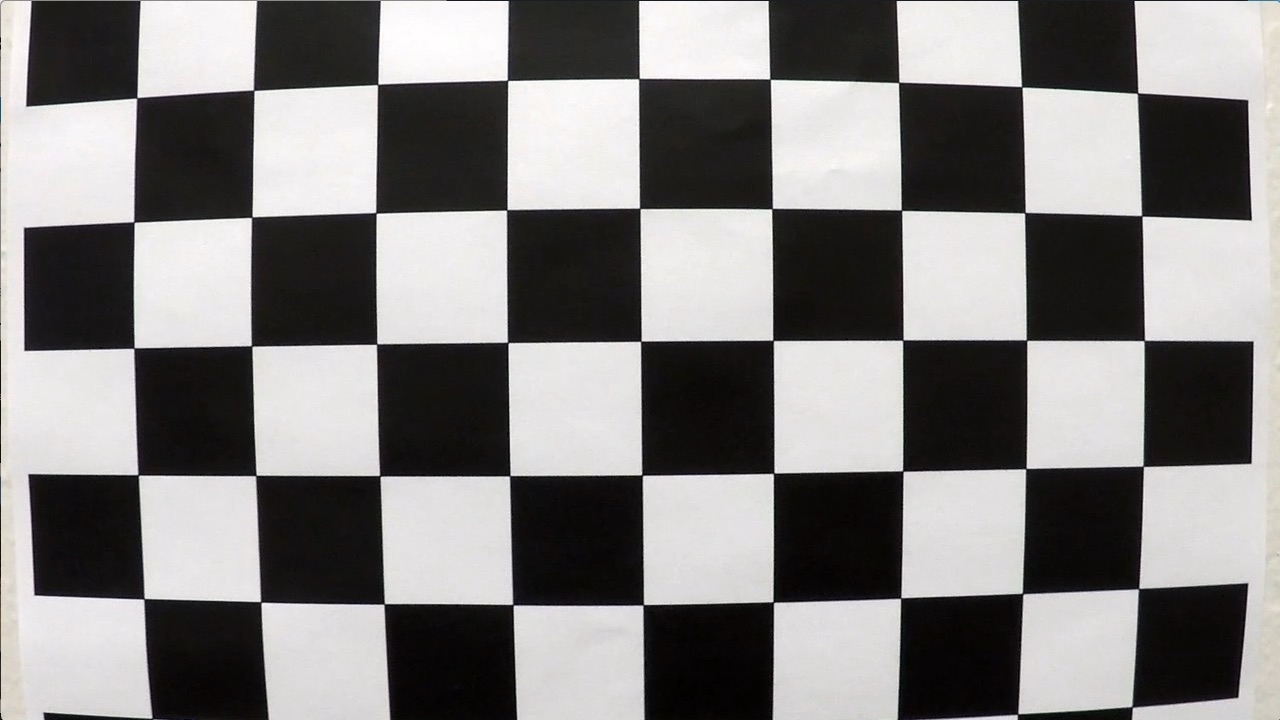
#> input picture camera_cal/calibration1.jpg, 1280 x 720 px; its folder holds only this picture in this run
$ jupyter execute --allow-errors P2.ipynb   (shell and % lines are left out)   (older library calls are emulated)
#> lines starting #> are read from the running program, lines starting #| are printed output that depends on the picture
# Self-Driving Car Engineer Nanodegree

## Project: **Advanced Lane Lines**
***
In this project, the goal is to write a software pipeline to identify the lane boundaries in a video from a front-facing camera on a car. After tuning the pipeline on test images, the pipeline is to be run on a video stream, just like in the first project.

The steps of this project are the following:

1-Compute the camera calibration matrix and distortion coefficients given a set of chessboard images.

2-Apply a distortion correction to raw images.

3-Use color transforms, gradients, etc., to create a thresholded binary image. Use relevant area masking

4-Apply a perspective transform to rectify binary image ("birds-eye view").

5-Detect lane pixels and fit to find the lane boundary.

6-Determine the curvature of the lane and vehicle position with respect to center.

7-Warp the detected lane boundaries back onto the original image.

8-Output visual display of the lane boundaries and numerical estimation of lane curvature and vehicle position.

[cell 1]
import cv2
import numpy as np
import matplotlib.pyplot as plt
import matplotlib.image as mpimg

[cell 2]
## CAMERA CALIBRATION

import glob

# Step 1 -Read in a list of calibration images
images = glob.glob('camera_cal/calibration*.jpg')

# Step 2 -Arrays to store object points and image points from all images
obj_points = [] # 3D points in real-world space
img_points = [] # 2D points in image plane

# Step 3 -Prepare object points, like (0,0,0), (1,0,0), (2,0,0)... (8,5,0)
nx = 9 # The number of internal corners in a row
ny = 6 # The number of internal corners in a column
objp = np.zeros((nx*ny,3), np.float32)
objp[:,:2] = np.mgrid[0:nx,0:ny].T.reshape(-1,2) # 2 columns for x, y co-ordinate (leaving aside z co-ordinate)

# Step 4 -Iterate through each image file to detect corners and append points to the object and image point arrays
for fname in images:
    # Read in each image
    img = mpimg.imread(fname)
#> img is the input picture: shape (720, 1280, 3); mean R, G, B 130.1, 128.4, 127.8

    # Convert image to grayscale
    gray = cv2.cvtColor(img,cv2.COLOR_BGR2GRAY)

    # Find the chessboard corners (corner defined as an intersection point of 4 squares)
    ret, corners = cv2.findChessboardCorners(gray, (nx,ny), None)
#> ret = False; corners = None
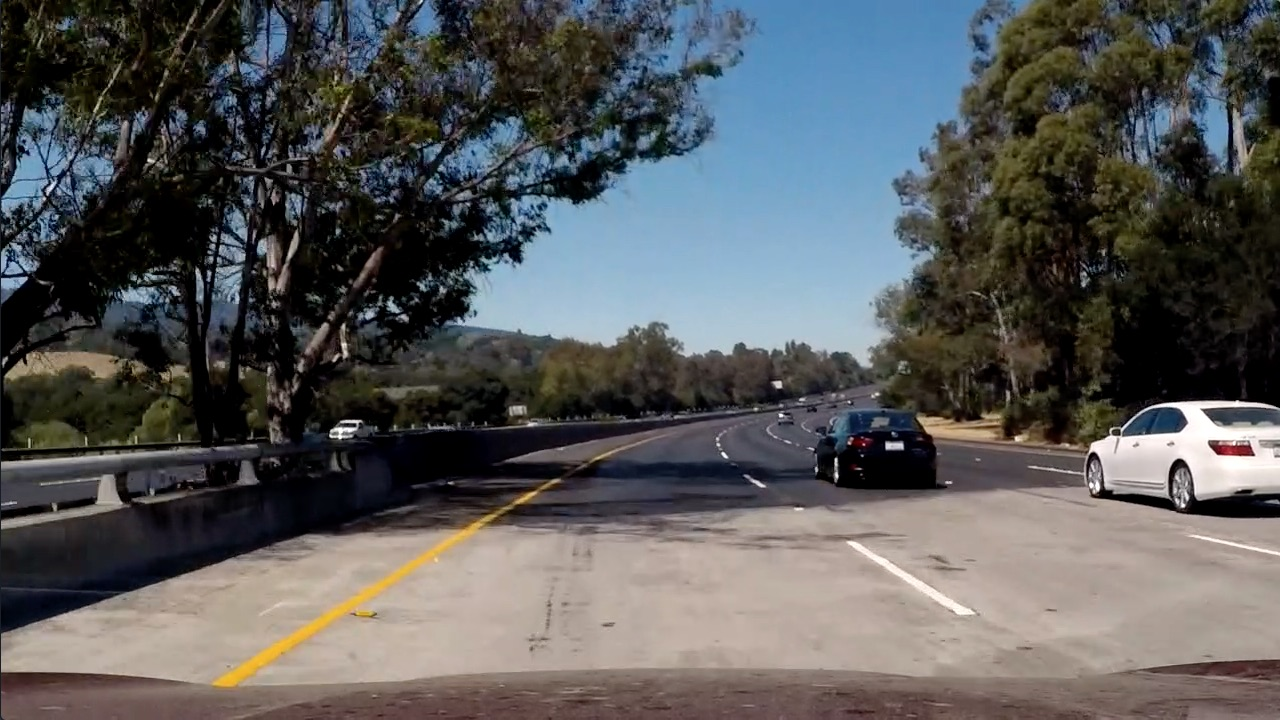
#> input picture test_images/test5.jpg, 1280 x 720 px
#> further down, img is the input picture: shape (720, 1280, 3); mean R, G, B 88.5, 89.3, 89.8

    # If found, add object and image points
    if ret == True:
        img_points.append(corners)
        obj_points.append(objp) # real chessboard, reference for all calibration images

        # Draw and display the corners
        img_corners = cv2.drawChessboardCorners(img, (nx,ny), corners, ret)
        #plt.imshow(img_corners)

# Step 5 -Calibrate this camera  (calculate the distortion coefficient and the camera matrix)
#> (the rest of this cell did not finish here and is left out)

[cell 3]
# Read in a list of test images
images = glob.glob('test_images/test*.jpg')

[cell 4]
## Distortion correction
def dist_correct(image, mtx, dist):
    dst = cv2.undistort(image, mtx, dist, None, mtx)
    return dst

# Save undsitorted test images to output_images directory
#> (the rest of this cell did not finish here and is left out)

[cell 5]
# Read in a list of undistorted test images
images_undistorted = glob.glob('output_images/Undistorted_test*.jpg')

[cell 6]
# Mask the region of interest where lane lines can be found
# [18 lines left out: function mask_area, not called in this run]

[cell 7]
## Color and Gradient thresholding

# [41 lines left out: function color_grad_thresh, not called in this run]

# Save binary thresholded test images to output_images directory
for idx, fname in enumerate(images_undistorted):
    # Read in each image
    img = mpimg.imread(fname)

    # combine threshold image
    result_color, result_combined = color_grad_thresh(img, s_thresh=(185, 250), sx_thresh=(25, 100))

    # Save file to output_images directory
    filename = 'output_images/threshold_test'+str(idx+1)+'.jpg'
    cv2.imwrite(filename, 255 * result_combined) # Multiplication with 255 differentiates 1s from 0s in binary image

# Display sample thresholding
#> (the rest of this cell did not finish here and is left out)

[cell 8]
# Read in a list of binary thresholded test images
images_thresholded = glob.glob('output_images/threshold_test*.jpg')
#> images_thresholded = ['output_images/threshold_test5.jpg']

[cell 9]
## Perspective Transform

def perspectiveTF(image, src, dst):
    image_size = (image.shape[1], image.shape[0])
    M = cv2.getPerspectiveTransform(src,dst)
    Minv = cv2.getPerspectiveTransform(dst,src)
    warped = cv2.warpPerspective(image, M, image_size, flags=cv2.INTER_LINEAR)
    return M, Minv, warped

# Read a sample binary thresholded image and collect source and destination points
image = mpimg.imread('output_images/threshold_test5.jpg')
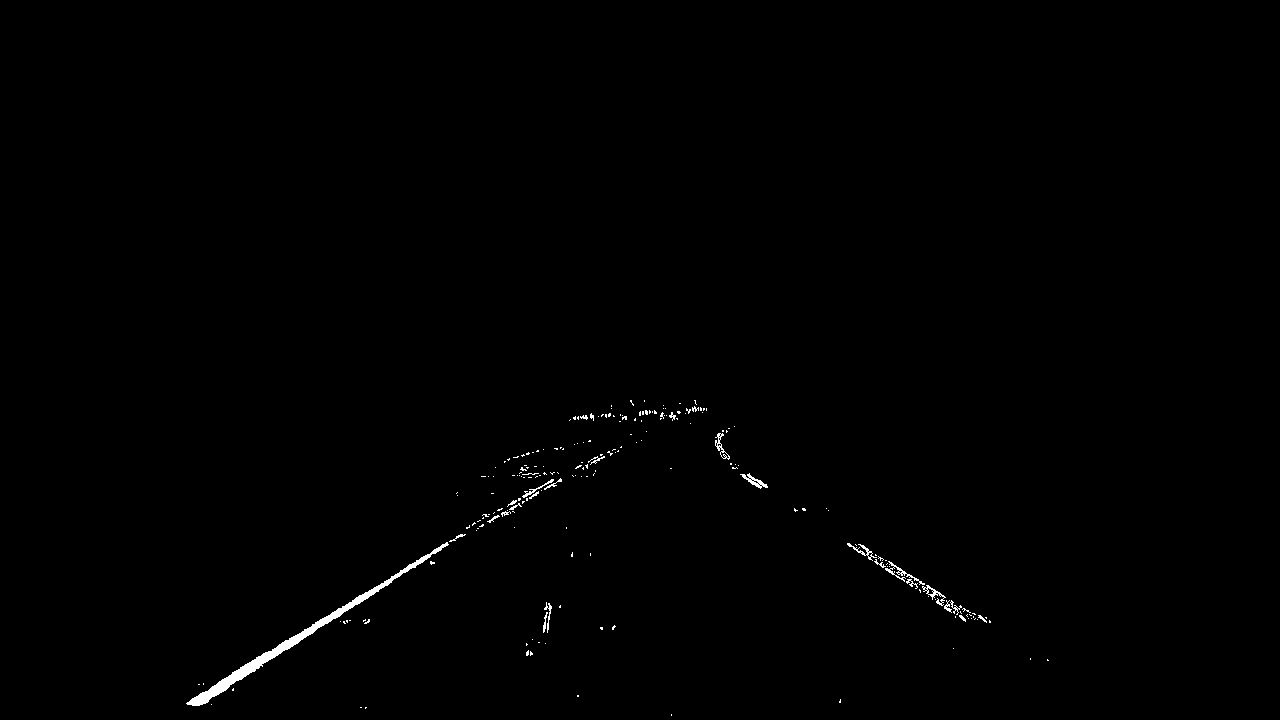
#> input picture output_images/threshold_test5.jpg, 1280 x 720 px
#> image is the input picture: shape (720, 1280); min 0, max 255, mean 1.2
src = np.float32([[180,image.shape[0]],[600,450],[700,450],[1130,image.shape[0]]])
dst = np.float32([[320,image.shape[0]],[320,0],[950,0],[950,image.shape[0]]])
image = cv2.cvtColor(image, cv2.COLOR_GRAY2RGB) # to obtain the thresholded binary image

# Apply perspective transform
M, Minv, warped = perspectiveTF(image, src, dst)
#> M = [[-0.478, -1.51, 942], [2.01e-16, -1.92, 865.8], [3.11e-19, -0.00239, 1]]; Minv = [[0.159, -0.807, 549.2], [1.88e-16, -0.52, 450], [4.19e-19, -0.00124, 1]]

# Draw lines to highlight source points and destination points
cv2.line(image, (180, image.shape[0]), (600, 450), color=[255, 0, 0], thickness=3)
cv2.line(image, (600, 450), (700, 450), color=[255, 0, 0], thickness=3)
cv2.line(image, (700, 450), (1130, image.shape[0]), color=[255, 0, 0], thickness=3)
cv2.line(image, (1130, image.shape[0]), (180, image.shape[0]), color=[255, 0, 0], thickness=3)

cv2.line(warped, (320,image.shape[0]), (320,0), color=[255, 0, 0], thickness=3)
cv2.line(warped, (320,0), (950, 0), color=[255, 0, 0], thickness=3)
cv2.line(warped, (950, 0), (950,image.shape[0]), color=[255, 0, 0], thickness=3)
cv2.line(warped, (950,image.shape[0]), (320,image.shape[0]), color=[255, 0, 0], thickness=3)

# Display sample warped image
f, (ax1, ax2) = plt.subplots(1, 2, figsize=(24, 9))
f.tight_layout()
ax1.imshow(image)
ax1.set_title('Thresholded Binary Image', fontsize=20)
ax2.imshow(warped)
ax2.set_title('Warped', fontsize=20)
plt.subplots_adjust(left=0., right=1, top=0.9, bottom=0.)

# Save perspective transformed, binary thresholded test images to output_images directory
for idx, fname in enumerate(images_thresholded):
    # Read in each image
    img = mpimg.imread(fname)
    img_b = cv2.cvtColor(img, cv2.COLOR_GRAY2RGB) # to obtain the thresholded binary image

    # apply perspective transform to combined thresholded image
    M, Minv, warped = perspectiveTF(img_b, src, dst)

    # Save file to output_images directory
    filename = 'output_images/perspective_test'+str(idx+1)+'.jpg'
#> filename = 'output_images/perspective_test1.jpg'
    cv2.imwrite(filename, warped)

[cell 10]
## Implement sliding window and fit polynomial

def find_lane_pixels(binary_warped):
    # Take a histogram of the bottom half of the image
    histogram = np.sum(binary_warped[binary_warped.shape[0]//2:,:], axis=0)
#> histogram = 1280 values, max 58896 at index 310, min 0 at index 0, mean 1902.2
    # Create an output image to draw on and visualize the result
    out_img = np.dstack((binary_warped, binary_warped, binary_warped))
    # Find the peak of the left and right halves of the histogram
    # These will be the starting point for the left and right lines
    midpoint = np.int(histogram.shape[0]//2)
    leftx_base = np.argmax(histogram[:midpoint])
#> leftx_base = 310
    rightx_base = np.argmax(histogram[midpoint:]) + midpoint
#> rightx_base = 952

    # HYPERPARAMETERS
    # Choose the number of sliding windows
    nwindows = 9
    # Set the width of the windows +/- margin
    margin = 120
    # Set minimum number of pixels found to recenter window
    minpix = 50

    # Set height of windows - based on nwindows above and image shape
    window_height = np.int(binary_warped.shape[0]//nwindows)
    # Identify the x and y positions of all nonzero pixels in the image
    nonzero = binary_warped.nonzero()
#> nonzero = 118140 positions, rows 0 to 719, columns 0 to 1175
    nonzeroy = np.array(nonzero[0])
    nonzerox = np.array(nonzero[1])
    # Current positions to be updated later for each window in nwindows
    leftx_current = leftx_base
#> leftx_current = 310
    rightx_current = rightx_base
#> rightx_current = 952

    # Create empty lists to receive left and right lane pixel indices
    left_lane_inds = []
    right_lane_inds = []

    # Step through the windows one by one
    for window in range(nwindows):
        # Identify window boundaries in x and y (and right and left)
        win_y_low = binary_warped.shape[0] - (window+1)*window_height
        win_y_high = binary_warped.shape[0] - window*window_height
        # Find the four below boundaries of the window
        win_xleft_low = leftx_current - margin
        win_xleft_high = leftx_current + margin
        win_xright_low = rightx_current - margin
        win_xright_high = rightx_current + margin

        # Draw the windows on the visualization image
        cv2.rectangle(out_img,(win_xleft_low,win_y_low),(win_xleft_high,win_y_high),(0,255,0), 2)
        cv2.rectangle(out_img,(win_xright_low,win_y_low),(win_xright_high,win_y_high),(0,255,0), 2)

        # Identify the nonzero pixels in x and y within the window ###
        good_left_inds = ((nonzeroy >= win_y_low) & (nonzeroy < win_y_high) & (nonzerox >= win_xleft_low) & (nonzerox < win_xleft_high)).nonzero()[0]
        good_right_inds = ((nonzeroy >= win_y_low) & (nonzeroy < win_y_high) & (nonzerox >= win_xright_low) & (nonzerox < win_xright_high)).nonzero()[0]

        # Append these indices to the lists
        left_lane_inds.append(good_left_inds)
        right_lane_inds.append(good_right_inds)

        # If pixels found > minpix, recenter next window, (`right` or `leftx_current`) on their mean position
        if len(good_left_inds) > minpix:
            leftx_current = np.int(np.mean(nonzerox[good_left_inds]))
        if len(good_right_inds) > minpix:
            rightx_current = np.int(np.mean(nonzerox[good_right_inds]))
#> this loop made 9 passes
#> (win_xleft_low, win_xleft_high, win_xright_low, win_xright_high, leftx_current, rightx_current) on passes 1 to 8: (190, 430, 832, 1072, 311, 953), (191, 431, 833, 1073, 312, 955), (192, 432, 835, 1075, 317, 990), (197, 437, 870, 1110, 318, 954), (198, 438, 834, 1074, 314, 972), (194, 434, 852, 1092, 352, 987), (232, 472, 867, 1107, 358, 1002), (238, 478, 882, 1122, 367, 1037)
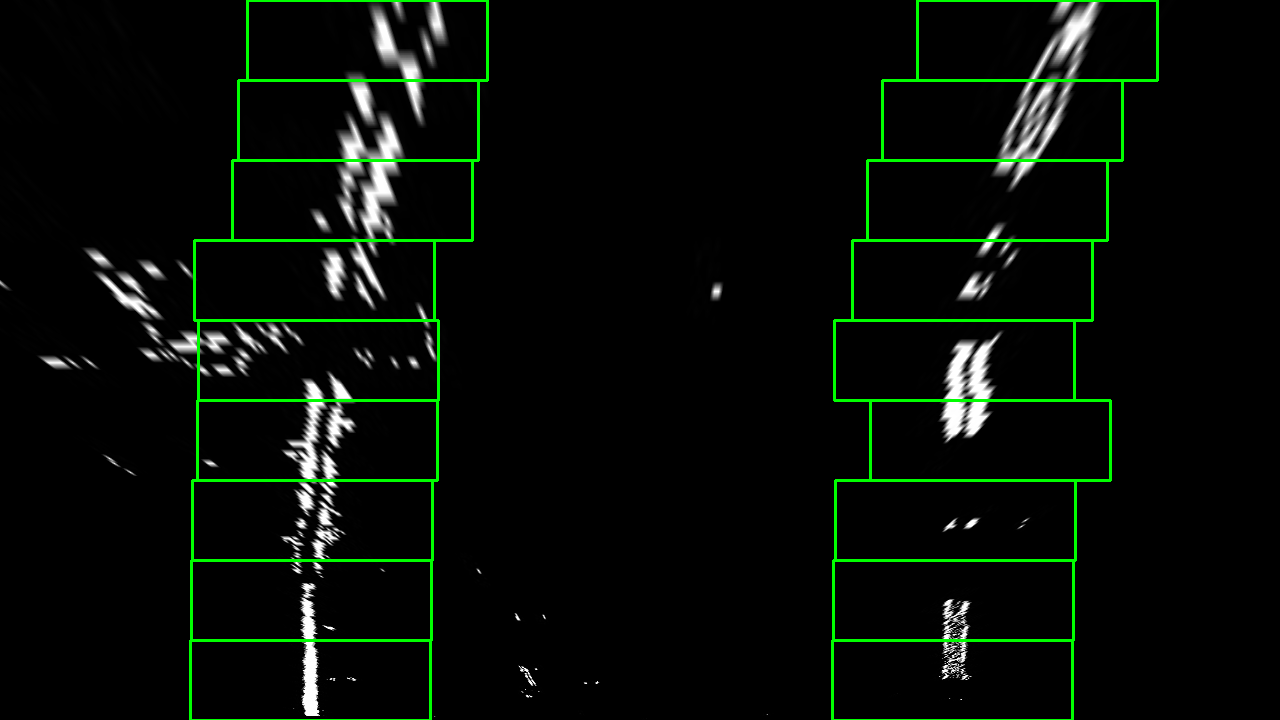
#> out_img: shape (720, 1280, 3); mean of channels 0, 1, 2 6.6, 12.7, 6.6; drawn as R, G, B
#> after the loop, left_lane_inds = 9 items; right_lane_inds = 9 items
    # Concatenate the arrays of indices (previously was a list of lists of pixels)
    try:
        left_lane_inds = np.concatenate(left_lane_inds)
        right_lane_inds = np.concatenate(right_lane_inds)
    except ValueError:
        # Avoids an error if the above is not implemented fully
        pass

    # Extract left and right line pixel positions
    leftx = nonzerox[left_lane_inds]
    lefty = nonzeroy[left_lane_inds]
    rightx = nonzerox[right_lane_inds]
    righty = nonzeroy[right_lane_inds]

    return leftx, lefty, rightx, righty, out_img


def fit_polynomial(binary_warped):
    # Find our lane pixels first
    leftx, lefty, rightx, righty, out_img = find_lane_pixels(binary_warped)

    # Fit a second order polynomial to each using `np.polyfit`
    left_fit = np.polyfit(lefty, leftx, 2)
#> left_fit = [0.000301, -0.35, 412.1]
    right_fit = np.polyfit(righty, rightx, 2)
#> right_fit = [0.000448, -0.488, 1087.6]

    # Generate x and y values for plotting
    ploty = np.linspace(0, binary_warped.shape[0]-1, binary_warped.shape[0] )
    try:
        left_fitx = left_fit[0]*ploty**2 + left_fit[1]*ploty + left_fit[2]
#> left_fitx = 720 values, max 412.1 at index 0, min 310.7 at index 580, mean 338.4
        right_fitx = right_fit[0]*ploty**2 + right_fit[1]*ploty + right_fit[2]
#> right_fitx = 720 values, max 1087.6 at index 0, min 954.5 at index 545, mean 989.3
    except TypeError:
        # Avoids an error if `left` and `right_fit` are still none or incorrect
        print('The function failed to fit a line!')
        left_fitx = 1*ploty**2 + 1*ploty
        right_fitx = 1*ploty**2 + 1*ploty

    ## Visualization ##
    # Colors in the left and right lane regions
    out_img[lefty, leftx] = [255, 0, 0]
    out_img[righty, rightx] = [0, 0, 255]

    # Plots the left and right polynomials on the lane lines
    plt.plot(left_fitx, ploty, color='yellow')
    plt.plot(right_fitx, ploty, color='yellow')

    return left_fit, right_fit, left_fitx, right_fitx, ploty, out_img

# Save Lane pixeled test images to output_images directory
for idx, fname in enumerate(images_thresholded):
    # Read in each image
    img = mpimg.imread(fname)
    img_b = cv2.cvtColor(img, cv2.COLOR_GRAY2RGB) # to obtain the thresholded binary image

    # apply perspective transform to combined thresholded image
    M, Minv, binary_warped = perspectiveTF(img_b, src, dst)
    binary_warped = cv2.cvtColor(binary_warped, cv2.COLOR_RGB2GRAY)

    # Find lane line pixels
    left_fit, right_fit, left_fitx, right_fitx, ploty, Slide_Window_Img = fit_polynomial(binary_warped)
#> left_fit = [0.000301, -0.35, 412.1]; right_fit = [0.000448, -0.488, 1087.6]; ploty = 720 values from 0 to 719

    # Save file to output_images directory
    filename = 'output_images/Slide_Window_test'+str(idx+1)+'.jpg'
#> filename = 'output_images/Slide_Window_test1.jpg'
    cv2.imwrite(filename, Slide_Window_Img)

# Read in a binary warped image
image = mpimg.imread('output_images/threshold_test5.jpg')
img_b = cv2.cvtColor(image, cv2.COLOR_GRAY2RGB) # to obtain the thresholded binary image
M, Minv, binary_warped = perspectiveTF(img_b, src, dst)
binary_warped = cv2.cvtColor(binary_warped, cv2.COLOR_RGB2GRAY)

# Find lane line pixels
plt.close("all") # close previous plots if any
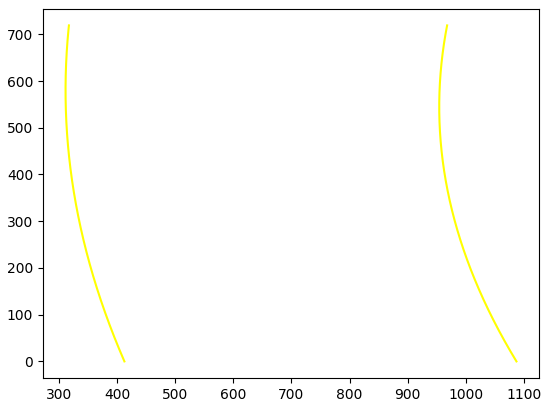
#> figure drawn by matplotlib, 1 panel
left_fit, right_fit, left_fitx, right_fitx, ploty, out_img = fit_polynomial(binary_warped)
#> the loop in find_lane_pixels (call 2), `for window in range(nwindows):` made 9 passes
plt.imshow(out_img)
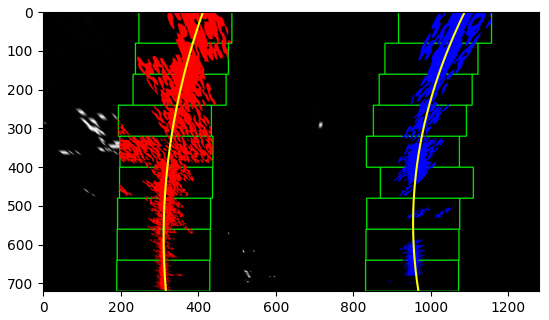
#> figure drawn by matplotlib, 1 panel

[cell 11]
## Search from prior

# Polynomial fit values from the previous frame
# Make sure to grab the actual values from the previous step in your project!
left_fit = np.array([left_fit[0],left_fit[1],left_fit[2]])
right_fit = np.array([right_fit[0],right_fit[1],right_fit[2]])

def fit_poly(img_shape, leftx, lefty, rightx, righty):
    ### TO-DO: Fit a second order polynomial to each with np.polyfit() ###
    left_fit = np.polyfit(lefty, leftx, 2)
    right_fit = np.polyfit(righty, rightx, 2)
    # Generate x and y values for plotting
    ploty = np.linspace(0, img_shape[0]-1, img_shape[0])
    # Find polynomials using ploty, left_fit and right_fit ###
    left_fitx = left_fit[0]*ploty**2 + left_fit[1]*ploty + left_fit[2]
    right_fitx = right_fit[0]*ploty**2 + right_fit[1]*ploty + right_fit[2]

    return left_fitx, right_fitx, ploty

def search_around_poly(binary_warped):
    # HYPERPARAMETER
    # Choose the width of the margin around the previous polynomial to search
    # The quiz grader expects 100 here, but feel free to tune on your own!
    margin = 100

    # Grab activated pixels
    nonzero = binary_warped.nonzero()
#> nonzero = 118140 positions, rows 0 to 719, columns 0 to 1175
#> (the rest of the program and of its run is left out)
